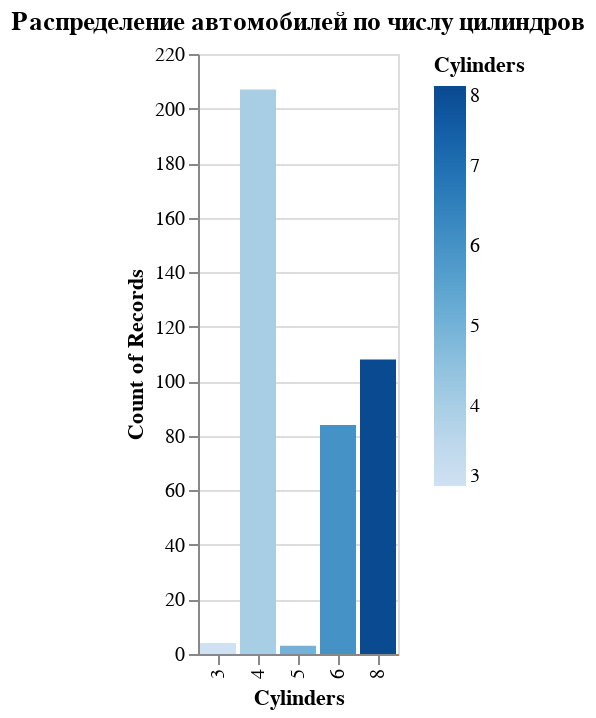

Write notebook code for a chart like this one.
### Markdown cell above
#### Распределение автомобилей по числу цилиндров

### Code cell
alt.Chart(cars).mark_bar().encode(
    x='Cylinders:O',
    y='count()',
    color='Cylinders:Q',
).properties(title='Распределение автомобилей по числу цилиндров')

### Figure 1 — Vega-Lite specification as saved in the notebook (floating-point values rounded to 4 significant figures; data arrays with more than 128 entries replaced by an {"elided": "..."} marker saying what was removed)
{"config": {"view": {"continuousWidth": 300, "continuousHeight": 300}}, "data": {"name": "data-583e73726c1545c56c203344161a975c"}, "mark": {"type": "bar"}, "encoding": {"color": {"field": "Cylinders", "type": "quantitative"}, "x": {"field": "Cylinders", "type": "ordinal"}, "y": {"aggregate": "count", "type": "quantitative"}}, "title": "Распределение автомобилей по числу цилиндров", "$schema": "https://vega.github.io/schema/vega-lite/v5.20.1.json", "datasets": {"data-583e73726c1545c56c203344161a975c": {"elided": "406 records"}}}
